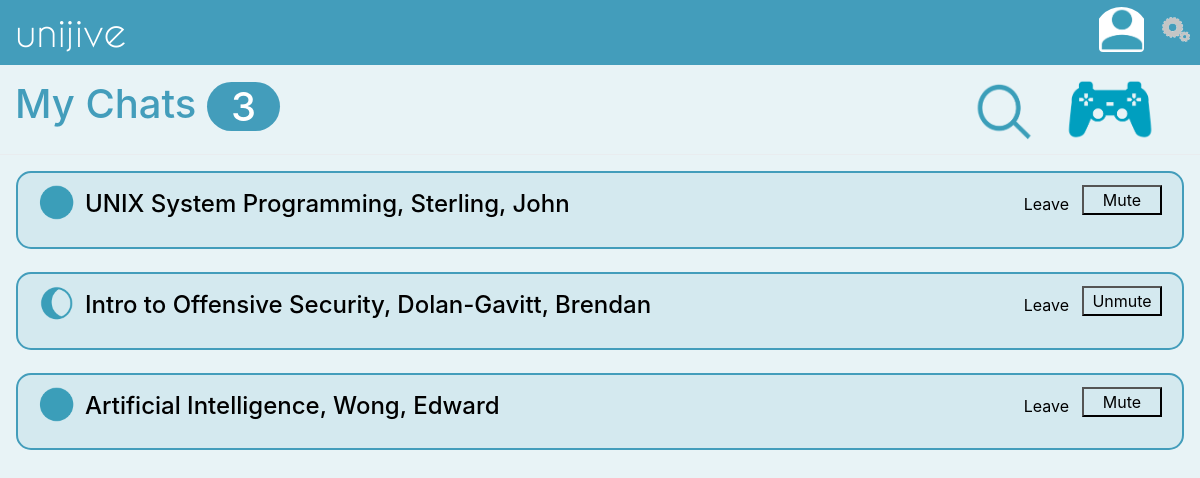
The app's page /my_chats/ (signed in) with its own data.
### webpages/models.py (models this page shows, shortened)
class User_s_Chats(models.Model):
    class Meta:
        verbose_name_plural = "User's Chats"
    uscID           = models.AutoField(primary_key=True)
    chatID          = models.ForeignKey(
                        'ListofChats',
                         on_delete=models.PROTECT,
                    )
    owner           = models.ForeignKey(User,
                         on_delete=models.PROTECT,
                    )
    seen            = models.BooleanField(default = False)
    mutedStatus     = models.BooleanField(default = False)
    archived        = models.BooleanField(default = False)

class ListofChats(models.Model):
    class Meta:
        verbose_name_plural = "List of Chats"
    chatID              = models.AutoField(primary_key=True)
    subject             = models.CharField(max_length = 5)
    className           = models.CharField(max_length = 30)
    professor           = models.CharField(max_length = 30)
    s_year              = models.CharField(max_length = 3)
    currently_active    = models.BooleanField(default = 0)
    university          = models.CharField(max_length = 45)

### webpages/views.py (the view)
# urls.py: url(r'^my_chats/$', ChatsListView.as_view( template_name = 'unijive.my_chats.html'),name="myChats"),
class ChatsListView(LoginRequiredMixin, ListView):
    def get_queryset(self):
        queryset = User_s_Chats.objects.filter(owner = self.request.user)
        return queryset

### accounts/models.py (called while the page is built)
    @property
    def is_active(self):
        return self.active

### templates/unijive.my_chats.html (shortened to what this page needs)
{% extends "unijive.nav_bar_base.html" %}
    {% block content %}
    {% load static %}
        <div class = "page-header-like-modal"  >
            <h1 style = "color:#439DBB;">My Chats
                <span id = "numofunopenedChats"class="badge-pill" style="background-color:#439DBB;color:white;vertical-align:middle;visibility:visible;"></span>
                <a href = "{% url "distractions" %}"><img src = "{% static "icons_/distractions.png" %}" height="60px" width="auto" style = "float:right;margin-right:30px;"></a>
                <a href = "{% url "searchChats" %}"><img src = "{% static "icons_/search_icon.PNG" %}" height="60px" width="60px" style = "float:right;margin-right:30px;"></a>
                </h1>
        </div>
        <div class = "modal-body"  >
            <div class = "list-group" >
                {% for  object in object_list %}
                {% if not object.archived %}
                <div id = "list_chat" >
                    <div class="list-group-item" style="border:2px solid #439DBB;border-radius:15px;background-color:#439DBB1F;">
                        {% if not object.seen and object.mutedStatus%}
                        <img id = "chat_icon1" src = "{% static 'icons_/unopened_muted_chat_icon.PNG' %}" height="35px" width="37px"  style="float:left;margin-top:0px;margin-right:10px;margin-left:0px;">
                        <button class = "mutebtn1" data-userChatID = "{{object.uscID}}" data-chat-seen="{{object.seen}}" data-chat-muteStatus="{{object.mutedStatus}}" type= "button" class="btn" style = "float:right;height:auto;background-color:#0000;margin:0 0 0 0;width:80px;">Unmute</button>
                        <button id = "removebtn1" data-userChatID = "{{object.uscID}}" type= "button" class="btn" style = "float:right;height:auto;margin:0 0 0 0;background-color:#0000;"><p style="color:black;margin:0px 0px 0px 0px;">Leave</p> </button>
                        {% endif %}
                        {% if not object.seen and not object.mutedStatus %}
                        <img id = "chat_icon1" src = "{% static 'icons_/unopened_chat_icon.PNG' %}" height="35px" width="37px"  style="float:left;margin-top:0px;margin-right:10px;margin-left:0px;">
                        <button class = "mutebtn1" data-userChatID = "{{object.uscID}}" data-chat-seen="{{object.seen}}" data-chat-muteStatus="{{object.mutedStatus}}" type= "button" class="btn" style = "float:right;height:auto;background-color:#0000;margin:0 0 0 0;width:80px;">Mute</button>
                        <button id = "removebtn1" data-userChatID = "{{object.uscID}}" type= "button" class="btn" style = "float:right;height:auto;margin:0 0 0 0;background-color:#0000;"><p style="color:black;margin:0px 0px 0px 0px;">Leave</p> </button>
                        {% endif %}
                            <div style="margin-left:40px;">
                            <a id = "chat_title_link" href="{{class.chat_page}}"><h4 class="list-group-item-heading" style="color:black;margin-top:5px;">{{object.chatID.className}}, {{object.chatID.professor}}</h4></a>
                            </div>
                    </div>
                    <br>
                </div>
                {% endif %}
                {% endfor %}
            </div>
                <div>
                </div>
        </div>
{% endblock content%}

### webpages/static/sidebar.css (style rules this page uses)
.page-header-like-modal { padding: 15px; border-bottom: 1px solid #e9ecef; border-top-left-radius: 0.3rem; border-top-right-radius: 0.3rem; }
html, body { margin: 0; padding: 0; }

### records on screen
User_s_Chats: archived False (drawn), chatID.className "UNIX System Programming", chatID.professor "Sterling, John"
User_s_Chats: archived False (drawn), chatID.className "Intro to Offensive Security", chatID.professor "Dolan-Gavitt, Brendan"
User_s_Chats: archived False (drawn), chatID.className "Artificial Intelligence", chatID.professor "Wong, Edward"
